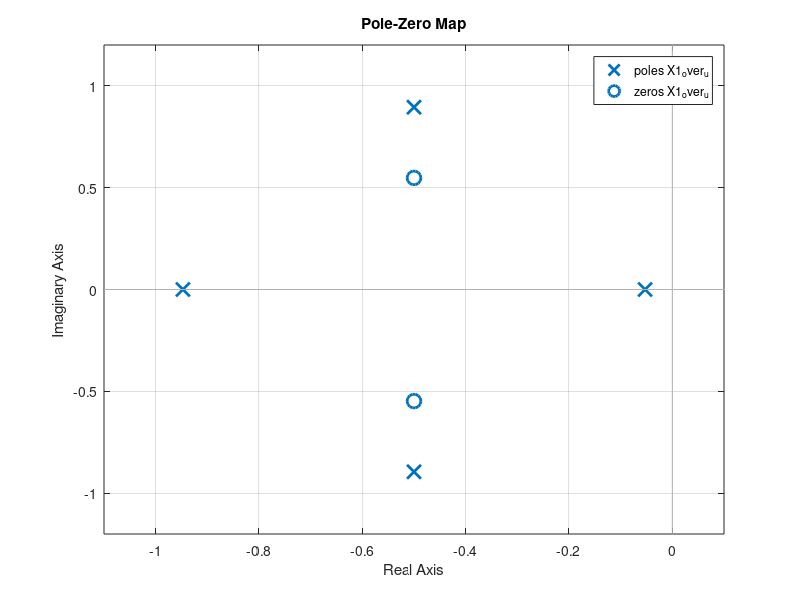
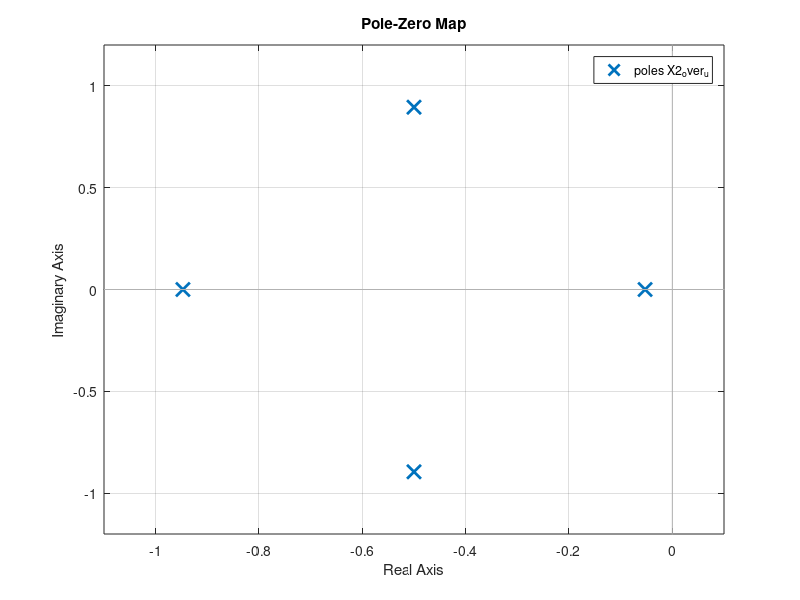

Write the MATLAB code that produced these figures, in order. (Note: this script raises an error after producing the figures.)
%%%%%%  Input the blocks %%%%%%%%
g1=tf(1, 50);
g2=tf(50, 1);
g3=tf(5, 1);
g4=tf([100 0], 1);
g5=tf([100 0 0], 1);
g6=tf(1, 50);
g7=tf(5, 1);
g8=tf([100 0], 1);
g9=tf(50, 1);
g10=tf([100 0 0], 1);

%%%%%%  Connecting the blocks %%%%%%%%
% T2 %
sys1 = parallel(g2, g3);
sys2 = parallel(sys1, g4);
sys3 = parallel(sys2, g5);

% T1 %
sys4 = parallel(g7, g8);
sys5 = parallel(sys4, g9);
sys6 = parallel(sys5, g10);

sys7 = series(g1, sys3);
sys8 = series(sys7, g6);

%%%%%%%%%% X1 %%%%%%%%%
final_X1 = feedback(sys8, sys6 , +1);
X1_over_u = minreal(final_X1);
X1_over_u = -1 * X1_over_u;   % QUESTION: WHY !!!!!!!!!!
%%%%%%%%%% X2 %%%%%%%%%
sys9 = series(sys3, g6);
sys10 = series(sys9, sys6);
final_X2 = feedback(g1, sys10, +1);
X2_over_u = minreal(final_X2);
X2_over_u = -1 * X2_over_u;   % QUESTION: WHY !!!!!!!!!!
%%%%%%%%% req3 : check stability %%%%%%%%%%%
X1_poles = real(pole(X1_over_u));
X2_poles = real(pole(X2_over_u));

flag_x1 = 0;
%%%%%%%%% check stability for X1 %%%%%%%%%%%
for i = 1:size(X1_poles)
    if(X1_poles(i) >= 0)
        flag_x1 = 1;
        break;
    end
end
%%%%%%%%% check stability for X2 %%%%%%%%%%%
flag_x2 = 0;
for i = 1:size(X2_poles)
    if(X1_poles(i) >= 0)
        flag_x2 = 1;
        break;
    end
end

if(flag_x1 == 0 && flag_x2 == 0)
    disp('System is stable.');
else
disp('System is not stable.');
end

%figure(1)
pzmap(X1_over_u);
%[wn1,z1] = damp(X1_over_u);

figure(2)
pzmap(X2_over_u);
%[wn2,z2] = damp(X2_over_u);

%%%%%%%%%%%%%% req4: Simulation for input %%%%%%%%%%%%%%%%%
figure(3)
t = 0:150;      % Define a time vector

p1=stepplot(X1_over_u, t);
setoptions(p1,'RiseTimeLimits',[0,1]);
figure(4)
p2=stepplot(X2_over_u, t);
setoptions(p2,'RiseTimeLimits',[0,1]);

info = stepinfo(X1_over_u);

% Steady State error
[y,t] = step(X1_over_u);
sserror1 = abs(y(end)); %get the steady state error
fprintf('Steady State error X1: %.3f\n', sserror1);
[y2,t2] = step(X2_over_u);
sserror2 = abs(y2(end)); %get the steady state error
fprintf('Steady State error X2: %.3f\n', sserror2);

%%%%%%%%%%%%%% req5,6,7: Simulation for input %%%%%%%%%%%%%%%%%
